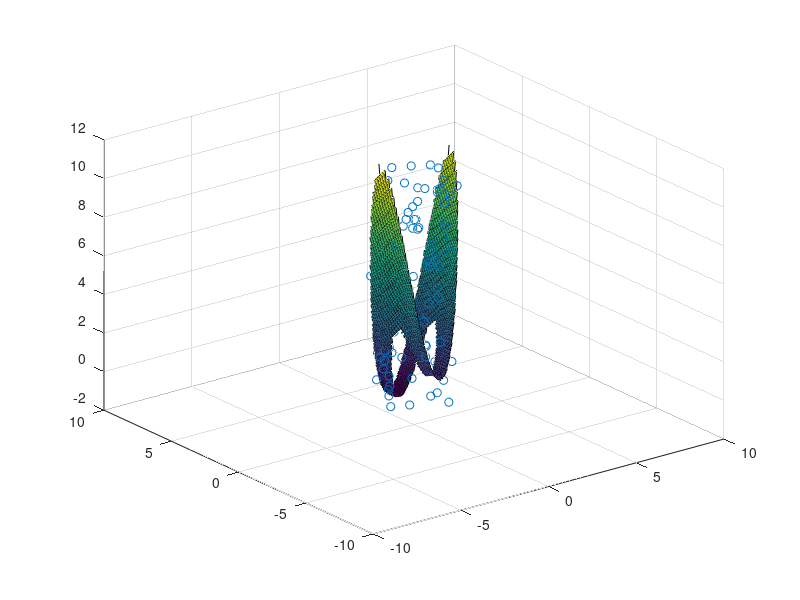

The MATLAB script that drew this image:
ni = 0;
n= 100;
Xplot = zeros(1,n);
Yplot = zeros(1,n);
Zplot = zeros(1,n);
for i=1:n
    x = rand([1,3]);
    x(1) = x(1)+1; % r va de 1 a 2
    x(2) = x(2)*2*pi; % theta va de 0 a 2pi
    x(3) = -1+x(3)*13; % f(r,theta) va de 0 a 12 (realmente de  -1 a 12)
    Xplot(i) = x(1)*cos(x(2));
    Yplot(i) = x(1)*sin(x(2));
    Zplot(i) = x(3);
    fx = 3*(x(1)*cos(x(2)))^2 -sin(x(1)*sin(x(2)));
    % Tener en cuenta que puede irpor arriba o por debajo por z=0
    % diferenciamos esos casos
    if (x(3)<=0) %si esta por debajo de cero, queremos que este por encima de fx
        if(x(3) > fx)
            ni=ni +1;
        end
    else 
        if(x(3) < fx)
            ni=ni +1;
        end
    end
end
%Sabemos que V(s) = SxI donde S es el area del anillo e I la medida entre 
% -1 y 12 => v(S) = (pi*r_1^2 -pi*r_2^2)*(12--1) = pi(2^2-1^2)*13
vol = pi*(3)*(13)*ni/n; 

fun_polar = @(r,theta) (3*(r.*cos(theta)).^2-sin(r.*sin(theta))).*r; %recordemos que dxdy =rdrdtheta
r1=1; r2=2;
theta1=0; theta2=2*pi;
I = integral2(fun_polar,r1, r2,theta1, theta2);



[X,Y] = meshgrid(-10:0.05:10,-10:0.05:10);
curva = X.^2+Y.^2;
Z = 3*X.^2 -sin(Y);
Z(curva<1 | curva > 4)=nan;
surf(X,Y,Z)
hold on 
plot3(Xplot,Yplot,Zplot, 'o')